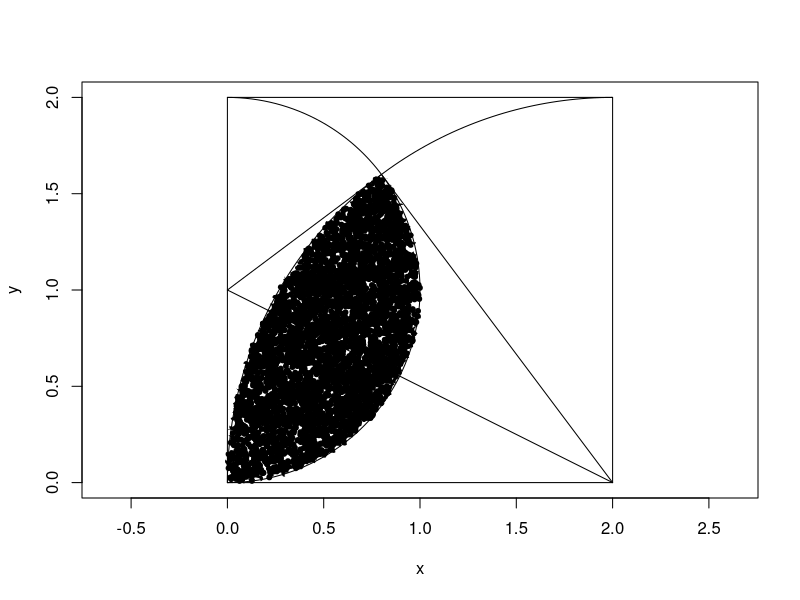

Generate this figure with R:
n = 10000
x = runif(n, 0, 1)
y = runif(n, 0, 2)
D1 = x^2 + (y-1)^2 <= 1
D2 = (x-2)^2 + y^2 <= 4
D = D1 & D2
D_area = sum(D)/n * 2
plot(x, y, col = ifelse(x^2 + (y-1)^2 <= 1 & (x-2)^2 + y^2 <= 4, 'black', 'white'), pch=20, asp=1, xlim=c(0.0, 2.0))
plot.circle = function(a, b, r, st, ed){
  theta = seq(st, ed, length=100)
  points(a+r*cos(theta), b+r*sin(theta), type='l', asp=1)
}
plot.circle(0, 1, 1, -1/2*pi, 1/2*pi)
plot.circle(2, 0, 2, 1/2*pi, pi)
rect(0, 0, 2, 2)
segments(0, 1, 2, 0)
segments(0, 1, 4/5, 8/5)
segments(2, 0, 4/5, 8/5)